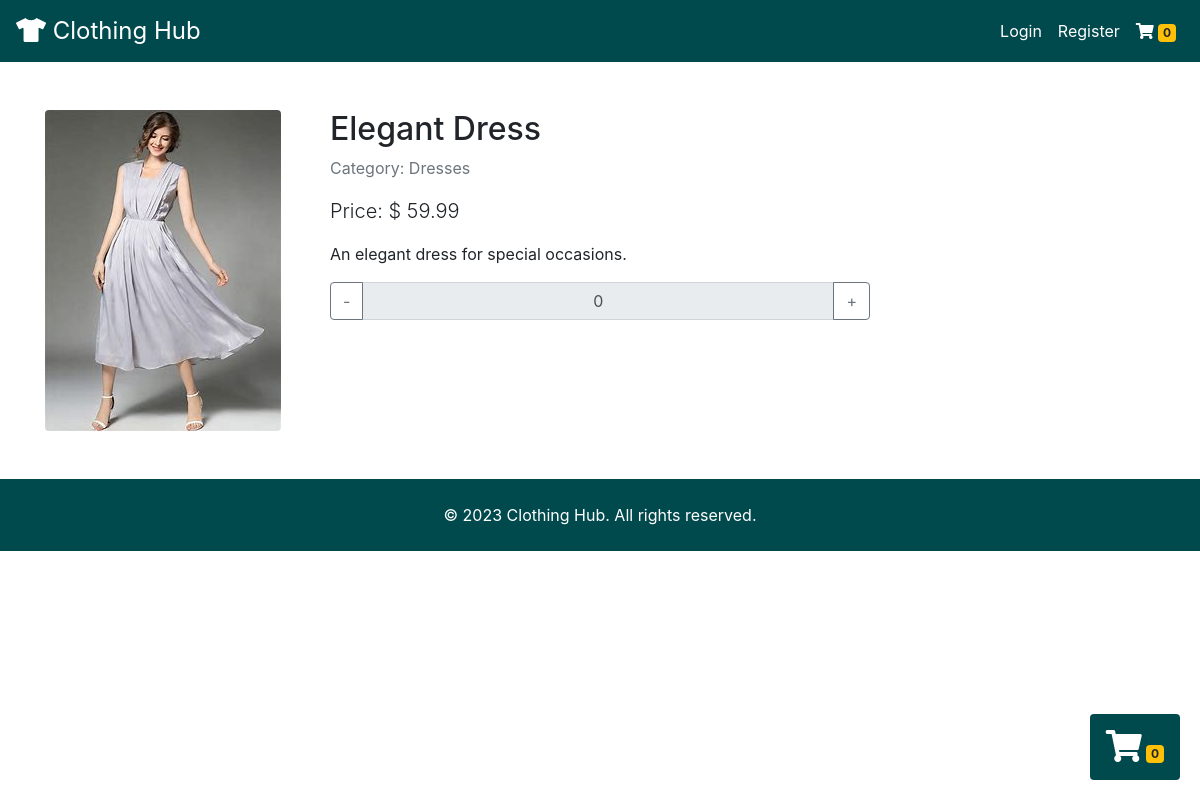
The app's page /product_details.php?id=13 with its own data.
### tables this page shows
CREATE TABLE `products` (
  `productID` int(11) NOT NULL,
  `productName` varchar(255) NOT NULL,
  `description` text DEFAULT NULL,
  `price` decimal(10,2) NOT NULL,
  `imageURL` varchar(255) DEFAULT NULL,
  `category` varchar(255) DEFAULT NULL
);

### classes/Cart.php (called while the page is built, shortened)
<?php
class Cart {
    public function getCartCount() {
        return isset($_SESSION['cart']) ? array_sum($_SESSION['cart']) : 0;
    }
}
?>

### classes/Product.php (called while the page is built, shortened)
<?php
class Product {
    private $conn;
    public function __construct($conn) {
        $this->conn = $conn;
    }
    public function getProductByID($productID) {
        $stmt = $this->conn->prepare("SELECT * FROM products WHERE productID = :productID");
        $stmt->bindParam(':productID', $productID);
        $stmt->execute();
        return $stmt->fetch(PDO::FETCH_ASSOC);
    }
}
?>

### product_details.php (the view, shortened to what this page needs)
<?php
require 'includes/db_connection.php';
require 'classes/Product.php';
require 'classes/Cart.php';
$productObj = new Product($conn);
$cartObj = new Cart($conn);
$cartCount = $cartObj->getCartCount();
if (isset($_GET['id'])) {
    $productID = $_GET['id'];
    $productDetails = $productObj->getProductByID($productID);
} else {
    header('Location: show_products.php');
    exit();
}
$productQuantityInCart = isset($_SESSION['cart'][$productID]) ? $_SESSION['cart'][$productID] : 0;
?>
<!DOCTYPE html>
<html lang="en">
<head>
    <link rel="stylesheet" href="https://maxcdn.bootstrapcdn.com/bootstrap/4.5.2/css/bootstrap.min.css">
    <link rel="stylesheet" href="https://cdnjs.cloudflare.com/ajax/libs/font-awesome/5.15.1/css/all.min.css">
</head>
<body>
    <nav class="navbar navbar-expand-lg" style="background-color: #00494d;">
        <a class="navbar-brand text-white" href="index.php" style="font-size: 24px;">
            <i class="fas fa-tshirt"></i> Clothing Hub
        </a>
        <div class="collapse navbar-collapse" id="navbarNav">
            <ul class="navbar-nav ml-auto">
                <?php if (isset($_SESSION['username'])): ?>
                    <li class="nav-item">
                        <span class="navbar-text text-white mr-3">Welcome,
                            <?php echo $_SESSION['username']; ?>!
                        </span>
                    </li>
                    <li class="nav-item">
                        <a class="nav-link text-white" href="logout.php">Logout</a>
                    </li>
                <?php else: ?>
                    <li class="nav-item">
                        <a class="nav-link text-white" href="login.php">Login</a>
                    </li>
                    <li class="nav-item">
                        <a class="nav-link text-white" href="register.php">Register</a>
                    </li>
                <?php endif; ?>
                <li class="nav-item">
                    <a class="nav-link text-white" href="cart.php">
                        <i class="fas fa-shopping-cart"></i>
                        <span class="badge badge-warning">
                            <?php echo $cartCount; ?>
                        </span>
                    </a>
                </li>
            </ul>
        </div>
    </nav>
    <div class="container mt-5">
        <div class="row">
            <div class="col-md-3 position-relative">
                <div class="product-image-container">
                    <img src="<?php echo $productDetails['imageURL']; ?>"
                        alt="<?php echo $productDetails['productName']; ?>" class="img-fluid product-image rounded"
                        data-toggle="modal" data-target="#productImageModal">
                </div>
            </div>
            <div class="col-md-6">
                <h2>
                    <?php echo $productDetails['productName']; ?>
                </h2>
                <p class="text-muted">Category:
                    <?php echo $productDetails['category']; ?>
                </p>
                <p class="lead">Price: $
                    <?php echo $productDetails['price']; ?>
                </p>
                <p>
                    <?php echo $productDetails['description']; ?>
                </p>
                <div class="input-group mb-3">
                    <div class="input-group-prepend">
                        <button class="btn btn-outline-secondary quantity-decrease" type="button"
                            data-product-id="<?php echo $productID; ?>">-</button>
                    </div>
                    <input type="text" class="form-control text-center" value="<?php echo $productQuantityInCart; ?>"
                        readonly>
                    <div class="input-group-append">
                        <button class="btn btn-outline-secondary quantity-increase" type="button"
                            data-product-id="<?php echo $productID; ?>">+</button>
                    </div>
                </div>
            </div>
        </div>
    </div>
    <div style="position: fixed; bottom: 20px; right: 20px; z-index: 1000;" class="animated">
        <a href="cart.php">
            <div style="background-color: #00494d;" class="rounded p-3 text-white">
                <i class="fas fa-shopping-cart fa-2x"></i>
                <span class="badge badge-warning">
                    <?php echo $cartCount; ?>
                </span>
            </div>
        </a>
    </div>
    <footer style="background-color: #00494d;" class="text-white mt-5 p-4 text-center">
        &copy; 2023 Clothing Hub. All rights reserved.
    </footer>
</body>
</html>

### product_details.php (style rules this page uses)
.product-image { transition: transform .3s ease-in-out; cursor: pointer; }

### records on screen
products: imageURL (picture), productName "Elegant Dress", category "Dresses", price "59.99", description "An elegant dress for special occasions."

### other values on screen
$cartCount "0"
